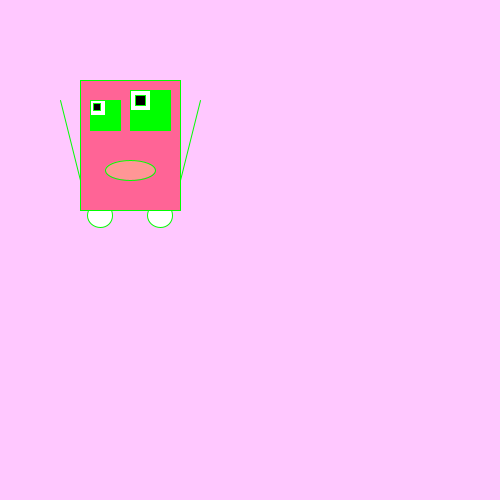
Frame 1 (no input)
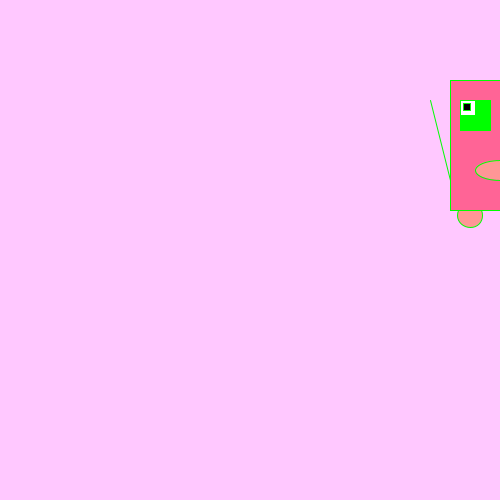
Frame 60 (the mouse pressed at the canvas centre just before this capture)
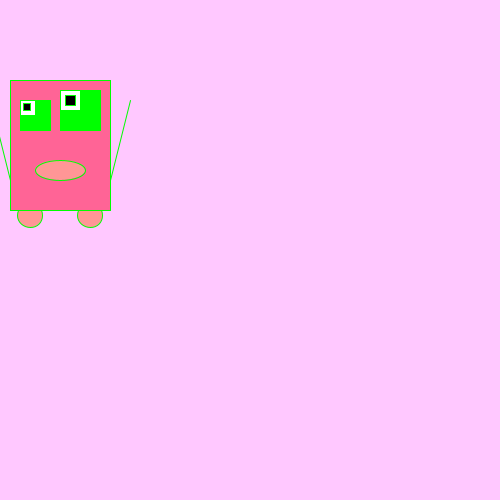
Frame 120 (the mouse held since frame 60 and released just before this capture)

The Processing sketch that drew these frames (run headless with seeded random() and noise(); from frame 60 on, the mouse is pressed at the canvas centre):

// Processing sketch: processing_129032
// ── processing_129032.pde

int vierkantX;
int vierkantY;
int richting;
int teller;
boolean test;

void setup () {
  size (500, 500);
  vierkantX = 100;
  vierkantY = 100;
  richting = -10;
  teller = 0;
  test = true;
  
}
void draw () {
  background (255, 200, 255);
  stroke(0, 255, 0);

//fill(0, 255, 0);
  
  ellipse(vierkantX+60, vierkantY+115, 25, 25);
  ellipse(vierkantX, vierkantY+115, 25, 25);
  
    if (test == true) {
    fill(255,100,150);
  }
  if(test ==false) {
    fill(0,0,255);
  }
  //fill(255, 100, 150);
  rect(vierkantX-20, vierkantY-20, 100, 130);
  
  fill(0, 255, 0);
 rect(vierkantX-10, vierkantY, 30, 30);
  rect(vierkantX+30, vierkantY-10, 40, 40);
  
    if (test == true) {
    fill(255);
  }
  if(test ==false) {
    fill(255,0,0);
  }
  //fill(255);
  rect(vierkantX-10, vierkantY, 15, 15);
  
      if (test == true) {
    fill(255);
  }
  if(test ==false) {
    fill(255,0,0);
  }
  rect(vierkantX+30, vierkantY-10, 20, 20);
  
  fill(0);
  rect(vierkantX-7, vierkantY+3, 7, 7);
  rect(vierkantX+35, vierkantY-5, 10, 10);
  line(vierkantX-40, vierkantY, vierkantX-20, vierkantY+80);
  line(vierkantX+100, vierkantY, vierkantX+80, vierkantY+80);
 
  fill(255, 150, 150);
  ellipse(vierkantX+30, vierkantY+70, 50, 20);
  
  vierkantX = vierkantX +richting;


   if(vierkantX >500 || vierkantX <0) {
    richting = -richting;
    teller = teller +1;
  }
  
  if (teller == 10) {
    teller = 0;
    test = !test;
   
  }
  
  
  println(teller);
}
